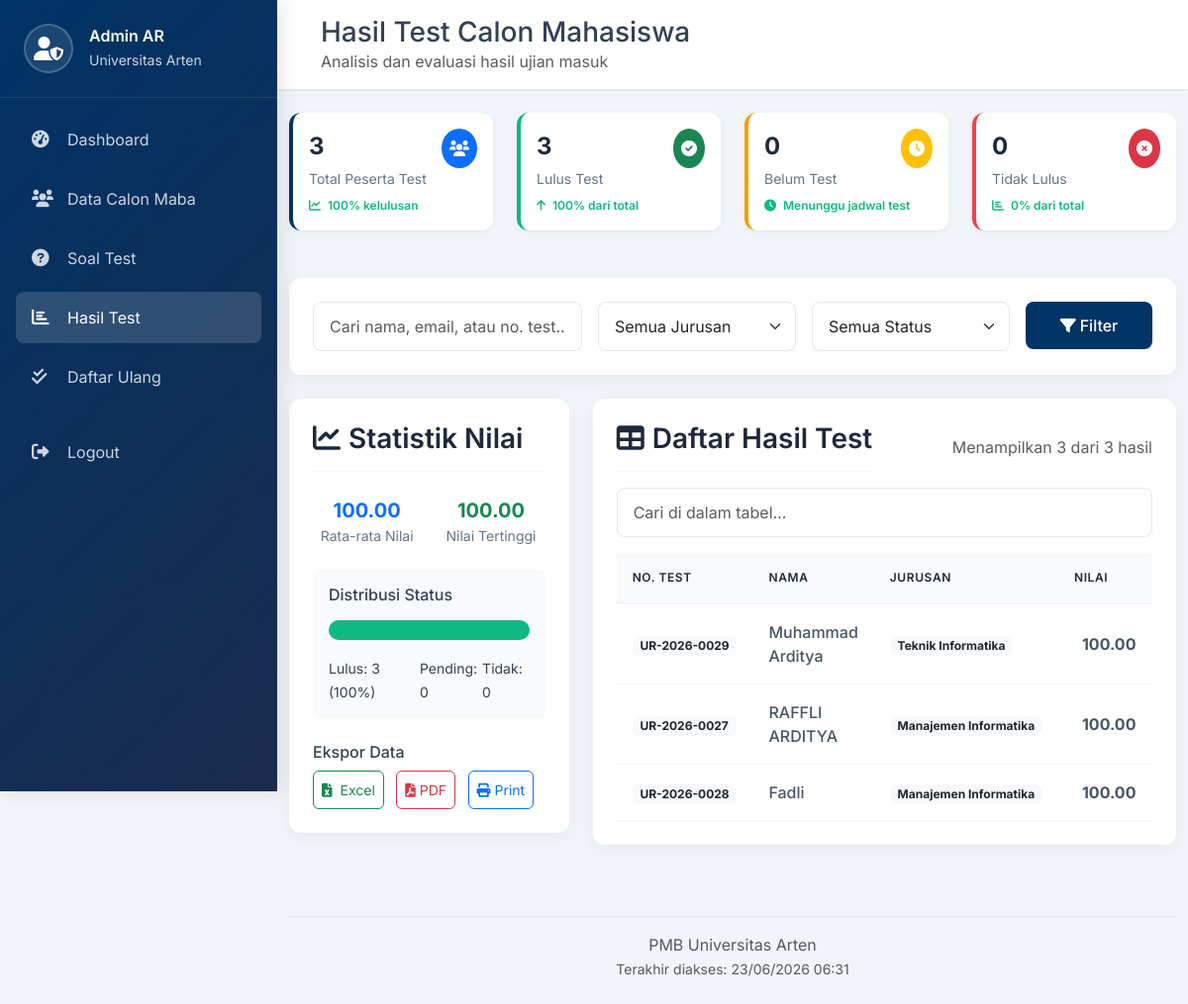
Screenshot of /admin/hasil_test.php (signed in) with the database file from the repository.
### tables this page shows
CREATE TABLE `pendaftaran` (
  `id_pendaftaran` int(11) NOT NULL,
  `id_calon` int(11) DEFAULT NULL,
  `id_jurusan` int(11) DEFAULT NULL,
  `tanggal_daftar` date DEFAULT NULL,
  `status` enum('pending','lulus','tidak_lulus') DEFAULT 'pending',
  `nilai_test` decimal(5,2) DEFAULT NULL,
  `no_test` varchar(50) DEFAULT NULL
);

CREATE TABLE `calon_mahasiswa` (
  `id_calon` int(11) NOT NULL,
  `nama_lengkap` varchar(100) NOT NULL,
  `email` varchar(100) NOT NULL,
  `no_test` varchar(20) DEFAULT NULL,
  `nim` varchar(20) DEFAULT NULL,
  `foto` varchar(255) DEFAULT NULL,
  `password` varchar(255) NOT NULL,
  `no_hp` varchar(15) DEFAULT NULL,
  `alamat` text DEFAULT NULL,
  `asal_sekolah` varchar(100) DEFAULT NULL,
  `jurusan_sekolah` varchar(50) DEFAULT NULL,
  `tahun_lulus` year(4) DEFAULT NULL,
  `jenis_kelamin` enum('L','P') DEFAULT NULL,
  `tempat_lahir` varchar(50) DEFAULT NULL,
  `tanggal_lahir` date DEFAULT NULL,
  `created_at` timestamp NOT NULL DEFAULT current_timestamp()
);

CREATE TABLE `jurusan` (
  `id_jurusan` int(11) NOT NULL,
  `kode_jurusan` varchar(10) NOT NULL,
  `nama_jurusan` varchar(100) NOT NULL,
  `kuota` int(11) NOT NULL
);

### admin/hasil_test.php (the view, shortened to what the rows shown need)
<?php
require_once '../config/database.php';
$where = '';
$limit = 10;
$page = isset($_GET['page']) ? intval($_GET['page']) : 1;
$offset = ($page - 1) * $limit;
$query = "SELECT p.*, cm.nama_lengkap, cm.email, cm.no_hp, cm.asal_sekolah, cm.no_test,
                 j.nama_jurusan, j.kode_jurusan,
                 (SELECT COUNT(*) FROM daftar_ulang du WHERE du.id_pendaftaran = p.id_pendaftaran) as sudah_daftar_ulang
          FROM pendaftaran p
          JOIN calon_mahasiswa cm ON p.id_calon = cm.id_calon
          JOIN jurusan j ON p.id_jurusan = j.id_jurusan
          $where
          ORDER BY p.nilai_test DESC, p.tanggal_daftar DESC
          LIMIT $limit OFFSET $offset";
$result = mysqli_query($conn, $query);
?>
<!DOCTYPE html>
<html lang="id">
<head>
    <link href="https://cdn.jsdelivr.net/npm/bootstrap@5.3.0-alpha1/dist/css/bootstrap.min.css" rel="stylesheet">
    <link rel="stylesheet" href="https://cdnjs.cloudflare.com/ajax/libs/font-awesome/6.0.0/css/all.min.css">
</head>
<body>
    <main class="main-content">
        <header class="top-nav">
            <div class="container-fluid">
                <div class="d-flex justify-content-between align-items-center">
                    <div>
                        <h1 class="h3 mb-0">Hasil Test Calon Mahasiswa</h1>
                    </div>
                </div>
            </div>
        </header>
        <div class="container-fluid py-4">
            <div class="row">
                <div class="col-lg-8 mb-4">
                    <div class="dashboard-card">
                        <?php if(mysqli_num_rows($result) > 0): ?>
                            <div class="table-responsive">
                                <table class="data-table" id="resultsTable">
                                    <thead>
                                        <tr>
                                            <th width="100">No. Test</th>
                                            <th>Nama</th>
                                            <th width="120">Jurusan</th>
                                            <th width="120">Nilai</th>
                                        </tr>
                                    </thead>
                                    <tbody>
                                        <?php while($row = mysqli_fetch_assoc($result)):
                                        ?>
                                        <tr>
                                            <td>
                                                <span class="badge bg-light text-dark"><?php echo $row['no_test']; ?></span>
                                            </td>
                                            <td>
                                                <div class="fw-medium"><?php echo htmlspecialchars($row['nama_lengkap']); ?></div>
                                            </td>
                                            <td>
                                                <span class="badge bg-light text-dark">
                                                    <?php echo htmlspecialchars($row['nama_jurusan']); ?>
                                                </span>
                                            </td>
                                            <td>
                                                <?php if($row['nilai_test'] !== null): ?>
                                                    <div class="d-flex align-items-center">
                                                        <span class="fw-bold"><?php echo number_format($row['nilai_test'], 2); ?></span>
                                                    </div>
                                                <?php else: ?>
                                                    <span class="badge bg-secondary">-</span>
                                                <?php endif; ?>
                                            </td>
                                        </tr>
                                        <?php endwhile; ?>
                                    </tbody>
                                </table>
                            </div>
                        <?php endif; ?>
                    </div>
                </div>
            </div>
        </div>
    </main>
</body>
</html>

### rows the page displays
pendaftaran: id_calon.no_test "UR-2026-0029", id_calon.nama_lengkap "Muhammad Arditya", id_jurusan.nama_jurusan "Teknik Informatika", nilai_test "100.00"
pendaftaran: id_calon.no_test "UR-2026-0027", id_calon.nama_lengkap "RAFFLI ARDITYA", id_jurusan.nama_jurusan "Manajemen Informatika", nilai_test "100.00"
pendaftaran: id_calon.no_test "UR-2026-0028", id_calon.nama_lengkap "Fadli", id_jurusan.nama_jurusan "Manajemen Informatika", nilai_test "100.00"

### other values shown
$_SESSION['admin_nama'] "Admin AR"
$total_peserta "3"
$total_lulus/$total_peserta*100 "100"
$total_lulus "3"
$total_pending "0"
$total_tidak_lulus "0"
$total_tidak_lulus/$total_peserta*100 "0"
$nilai_stats['rata_rata'] "100.00"
$nilai_stats['tertinggi'] "100.00"
min($limit, $total_rows - $offset) "3"
$total_rows "3"
